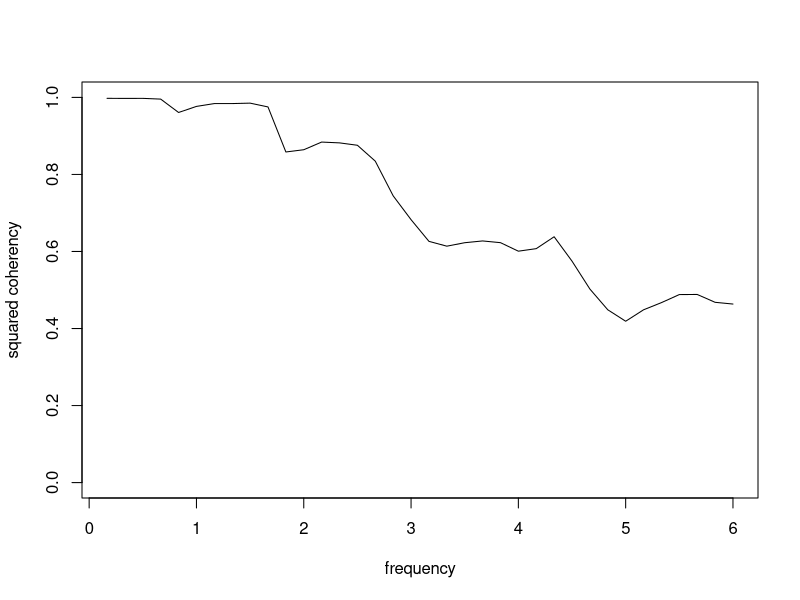
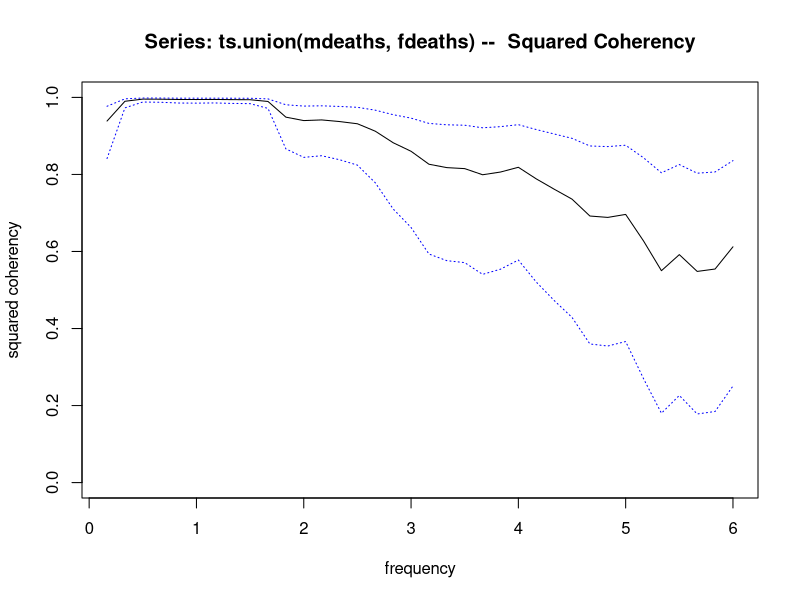

Recreate these plots in R, in order. (Note: this script raises an error after producing the figures.)
## ---- chunk 1
coherence1d = function(x, spans){ # let x be union of time series eg ts.union(mdeaths, fdeaths)
  # spans is a like smoothing parameter 
  xfreq = frequency(x)
  nser = ncol(x)
  N = nrow(x)
  kernel = kernel("modified.daniell", spans%/%2)
  Nspec = floor(N/2)
  freq = seq.int(from = xfreq/N, by = xfreq/N, length.out = Nspec)
  xfft = mvfft(x)
  pgram = array(NA, dim = c(N, nser, nser))
  for (i in 1:nser){
    for (j in 1:nser){
      pgram[,i,j] = xfft[,i]*Conj(xfft[,j])/(N*xfreq)
      #pgram[1, i, j] <- 0.5 * (pgram[2, i, j] + pgram[N, 
                #i, j])
    }
  }
  for (i in 1:nser){
    for (j in 1:nser){
      pgram[,i,j] = kernapply(pgram[,i,j],kernel, circular = T)
    }
  }
  pgram <- pgram[2:(Nspec + 1), , , drop = FALSE]
  spec = matrix(NA, nrow = Nspec, ncol = nser)
  for (i in 1:nser){
    spec[,i] = Re(pgram[1:Nspec,i,i])
  }
  print(dim(pgram))
  coh = matrix(NA, nrow = Nspec, ncol = nser*(nser-1)/2) # nser choose 2
  for (i in 1:(nser-1)){
    for (j in (i+1):nser){
      coh[, i + (j - 1) * (j - 2)/2] = Mod(pgram[,i, j])^2/(spec[, i] * spec[, j])
    }
  }
  return(list(freq,coh))
}

p = coherence1d(ts.union(mdeaths,fdeaths), spans = 8)
plot(p[[1]], p[[2]]^2, xlab = 'frequency', ylab = 'squared coherency', type = 'l', ylim = c(0,1))

# Comparison to native method
mfdeaths.spc = spec.pgram(ts.union(mdeaths, fdeaths), spans = 8, plot = F)
plot(mfdeaths.spc, plot.type = "coherency")

# Looks similar - diff because I did not include some other parameters like detrend/taper?
## ---- chunk 2
# now x and z are MATRICES. start with nxn temporarily assume only one observation of the spatial series
coherence2d = function(x,z, n, spans){ # assume nrow(xi) = ncol(xi), for all i where xi is ith realization of x
  kernel = kernel("modified.daniell", spans%/%2)
  xfft = fft(x)
  zfft = fft(z)
  pgram = array(NA, dim = c(n, n, 2, 2))
  for (i in 1:2){ # x or z
    if (i == 1){
      x1 = xfft
    }
    else{
      x1 = zfft
    }
    for (j in 1:2){ # x or z
      if (j == 1){
        x2 = xfft
      }
      else{
        x2 = zfft
      }
      for (l in 1:n){ # row of grid
        for (k in 1:n){ # column
          pgram[l,k,i,j] = x1[l,k]*Conj(x2[l,k])/n^2 #/HELP (N*xfreq) # denominator is number of replications of series
        }
      }
    }
  }
  for (i in 1:2){
    for (j in 1:2){
      pgram[,,i,j] = kernapply(pgram[,,i,j],kernel, circular = T) # should take in a matrix
    }
  }
  #pgram <- pgram[2:(Nspec + 1), , , drop = FALSE] # removed this line for now
  spec = array(NA, dim = c(n,n,2))#nrow = n, ncol = nser)
  for (i in 1:2){
    spec[,,i] = Re(pgram[1:n,1:n,i,i])
  }
  coh = Mod(pgram[,,1, 2])^2/(spec[, ,1] * spec[, ,2])
  return(coh)
}
## ---- chunk 3
# Reusing simulation code from Reich's paper
n1    <- 40  # n1xn1 grid
n     <- n1^2 # n locations
lam   <- 0.95  
bX    <- 0.5
bZ    <- 0.5
sigma <- 0.25
sigx  <- sqrt(1.7)
sigz  <- sqrt(1.0)

# Define rook neighborhood structure 
s     <- expand.grid(1:n1,1:n1)
A     <- rdist(s)==1 # adjacency
R     <- diag(rowSums(A))-A # precision of ICAR
E     <- eigen(R) # eigen component
G     <- E$vec
D     <- E$val
W     <- exp(-(rdist(s)/bw)^2)
W     <- sweep(W,1,rowSums(W),"/")
nsims = 100
outXstar <- c()
outZstar <- c()
outcor <- c()
for(sim in 1:nsims){
    set.seed(sim*0820+design)
    w    <- 1/sqrt(1-lam+lam*D)
    X    <- sigx*G%*%rnorm(n,0,w) # simulate X from Leroux CAR model
    Z    <- bXZ*W%*%X + sigz*G%*%rnorm(n,0,w)
    Y    <- bX*X + bZ*Z + rnorm(n,0,sigma)
    
    # assume same adjacency structure and project all variables 
    # into the spectral domain using graph Fourier transform
    Xstar <- t(G)%*%X
    Zstar <- t(G)%*%Z
    outXstar <- cbind(outXstar,Xstar)
    outZstar <- cbind(outZstar,Zstar)
    outcor  <- c(outcor,cor(X,Z))
  }
  corest_design <- unlist(lapply(1:n,function(i) cor(outXstar[i,],outZstar[i,])))

  # since not yet accomodating more than one realization use the last replicate
p = coherence2d(matrix(X, nrow = n1, ncol = n1, byrow = F), matrix(Z, nrow = n1, ncol = n1, byrow = F), 
                n = 40, spans = 5)
filled.contour(1:40,1:40,p, nlevels = 10)
filled.contour(1:40, 1:40, matrix(corest_design, nrow = 40, ncol = 40, byrow = T))
